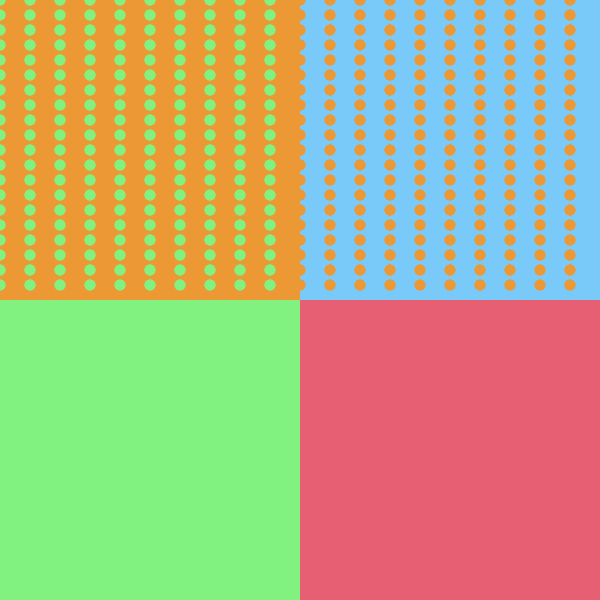
Frame 1 (no input)
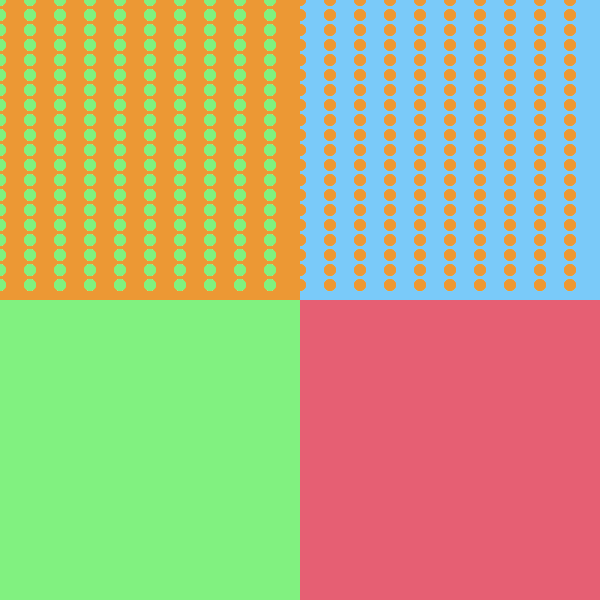
Frame 60 (the mouse pressed at the canvas centre just before this capture)
Frame 120 (the mouse held since frame 60 and released just before this capture): identical to frame 60, image omitted

The Processing sketch that drew these frames (run headless with seeded random() and noise(); from frame 60 on, the mouse is pressed at the canvas centre):

// Processing sketch: week11_02_optical_illusion_draw
// ── week11_02_optical_illusion_draw.pde
//week11_02_optical_illusion_draw
void setup() {
  size(600, 600);
  noStroke();
  
  fill(236, 152, 52);
  rect(0, 0, 300, 300);
  
  fill(122, 202, 249);
  rect(300, 0, 300, 300);
  
  fill(129, 241, 128);
  rect(0, 300, 300, 300);
  
  fill(230, 95, 115);
  rect(300, 300, 300, 300);
}

void draw() {
  fill(129, 241, 128);
  for (float y=0; y<300; y+=15) {
    for (float x=0; x<300; x+=30) {
      ellipse(x, y, 11, 11);
      ellipse(x, y, 11, 11);
    }
  }
  fill(236, 152, 52);
  for (float y=0; y<300; y+=15) {
    for (float x=0; x<300; x+=30) {
      ellipse(300+x, y, 11, 11);
      ellipse(300+x, y, 11, 11);
    }
  }
}
